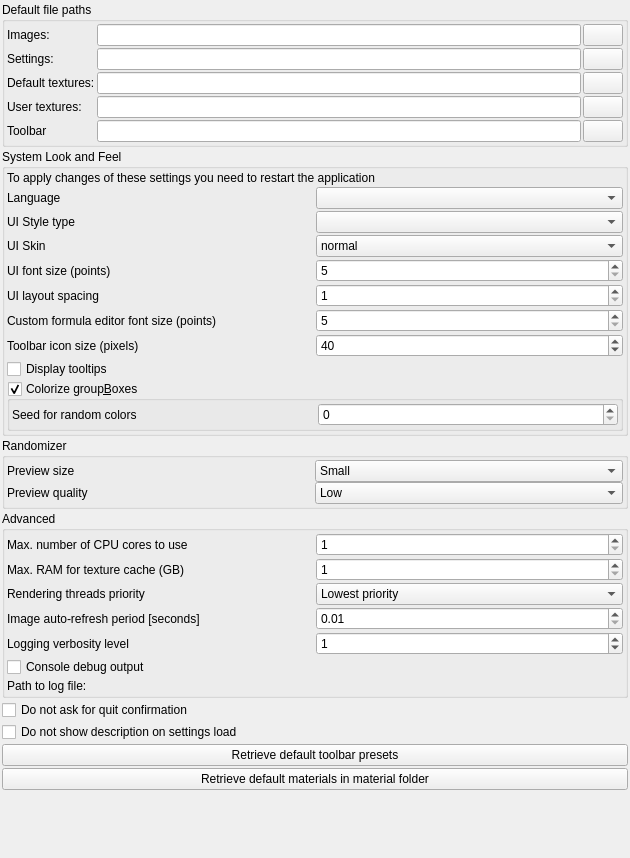
         <widget class="QWidget" name="scrollAreaWidgetContents_general">
          <property name="geometry">
           <rect>
            <x>0</x>
            <y>0</y>
            <width>630</width>
            <height>858</height>
           </rect>
          </property>
          <layout class="QVBoxLayout" name="verticalLayout_general">
           <property name="spacing">
            <number>2</number>
           </property>
           <property name="leftMargin">
            <number>2</number>
           </property>
           <property name="topMargin">
            <number>2</number>
           </property>
           <property name="rightMargin">
            <number>2</number>
           </property>
           <property name="bottomMargin">
            <number>2</number>
           </property>
           <item>
            <widget class="QGroupBox" name="groupBox_file_paths">
             <property name="title">
              <string>Default file paths</string>
             </property>
             <layout class="QVBoxLayout" name="verticalLayout_3">
              <property name="spacing">
               <number>2</number>
              </property>
              <property name="leftMargin">
               <number>2</number>
              </property>
              <property name="topMargin">
               <number>2</number>
              </property>
              <property name="rightMargin">
               <number>2</number>
              </property>
              <property name="bottomMargin">
               <number>2</number>
              </property>
              <item>
               <layout class="QGridLayout" name="gridLayout_file_paths">
                <property name="spacing">
                 <number>2</number>
                </property>
                <item row="2" column="2">
                 <widget class="MyLineEdit" name="text_default_textures_path"/>
                </item>
                <item row="1" column="0">
                 <widget class="QLabel" name="label_settings_path">
                  <property name="text">
                   <string>Settings:</string>
                  </property>
                 </widget>
                </item>
                <item row="4" column="2">
                 <widget class="MyLineEdit" name="text_toolbar_path"/>
                </item>
                <item row="0" column="0">
                 <widget class="QLabel" name="label_image_path">
                  <property name="text">
                   <string>Images:</string>
                  </property>
                 </widget>
                </item>
                <item row="1" column="2">
                 <widget class="MyLineEdit" name="text_default_settings_path"/>
                </item>
                <item row="2" column="0">
                 <widget class="QLabel" name="label_textures_path">
                  <property name="text">
                   <string>Default textures:</string>
                  </property>
                 </widget>
                </item>
                <item row="4" column="0">
                 <widget class="QLabel" name="label_textures_path_2">
                  <property name="text">
                   <string>Toolbar</string>
                  </property>
                 </widget>
                </item>
                <item row="2" column="3">
                 <widget class="QPushButton" name="pushButton_select_textures_path">
                  <property name="text">
                   <string/>
                  </property>
                  <property name="icon">
                   <iconset theme="folder" resource="icons.qrc">
                    <normaloff>:/system/icons/folder.svg</normaloff>:/system/icons/folder.svg</iconset>
                  </property>
                 </widget>
                </item>
                <item row="3" column="0">
                 <widget class="QLabel" name="label_textures_path_3">
                  <property name="text">
                   <string>User textures:</string>
                  </property>
                 </widget>
                </item>
                <item row="0" column="2">
                 <widget class="MyLineEdit" name="text_default_image_path"/>
                </item>
                <item row="0" column="3">
                 <widget class="QPushButton" name="pushButton_select_image_path">
                  <property name="text">
                   <string/>
                  </property>
                  <property name="icon">
                   <iconset theme="folder" resource="icons.qrc">
                    <normaloff>:/system/icons/folder.svg</normaloff>:/system/icons/folder.svg</iconset>
                  </property>
                 </widget>
                </item>
                <item row="4" column="3">
                 <widget class="QPushButton" name="pushButton_select_toolbar_path">
                  <property name="text">
                   <string/>
                  </property>
                  <property name="icon">
                   <iconset theme="folder" resource="icons.qrc">
                    <normaloff>:/system/icons/folder.svg</normaloff>:/system/icons/folder.svg</iconset>
                  </property>
                 </widget>
                </item>
                <item row="1" column="3">
                 <widget class="QPushButton" name="pushButton_select_settings_path">
                  <property name="text">
                   <string/>
                  </property>
                  <property name="icon">
                   <iconset theme="folder" resource="icons.qrc">
                    <normaloff>:/system/icons/folder.svg</normaloff>:/system/icons/folder.svg</iconset>
                  </property>
                 </widget>
                </item>
                <item row="3" column="2">
                 <widget class="MyLineEdit" name="text_default_user_textures_path"/>
                </item>
                <item row="3" column="3">
                 <widget class="QPushButton" name="pushButton_select_user_textures_path">
                  <property name="text">
                   <string/>
                  </property>
                  <property name="icon">
                   <iconset theme="folder" resource="icons.qrc">
                    <normaloff>:/system/icons/folder.svg</normaloff>:/system/icons/folder.svg</iconset>
                  </property>
                 </widget>
                </item>
               </layout>
              </item>
             </layout>
            </widget>
           </item>
           <item>
            <widget class="QGroupBox" name="groupBox_system_look_and_feel">
             <property name="title">
              <string>System Look and Feel</string>
             </property>
             <layout class="QVBoxLayout" name="verticalLayout_5">
              <property name="spacing">
               <number>2</number>
              </property>
              <property name="leftMargin">
               <number>2</number>
              </property>
              <property name="topMargin">
               <number>2</number>
              </property>
              <property name="rightMargin">
               <number>2</number>
              </property>
              <property name="bottomMargin">
               <number>2</number>
              </property>
              <item>
               <widget class="QLabel" name="label">
                <property name="text">
                 <string>To apply changes of these settings you need to restart the application</string>
                </property>
               </widget>
              </item>
              <item>
               <layout class="QGridLayout" name="gridLayout_system_look_and_feel">
                <property name="spacing">
                 <number>2</number>
                </property>
                <item row="2" column="1">
                 <widget class="MyComboBox" name="comboBox_ui_skin">
                  <item>
                   <property name="text">
                    <string>normal</string>
                   </property>
                  </item>
                  <item>
                   <property name="text">
                    <string>dark</string>
                   </property>
                  </item>
                  <item>
                   <property name="text">
                    <string>light</string>
                   </property>
                  </item>
                  <item>
                   <property name="text">
                    <string>space light</string>
                   </property>
                  </item>
                  <item>
                   <property name="text">
                    <string>space dark</string>
                   </property>
                  </item>
                  <item>
                   <property name="text">
                    <string>space dark green</string>
                   </property>
                  </item>
                  <item>
                   <property name="text">
                    <string>space dark blue</string>
                   </property>
                  </item>
                  <item>
                   <property name="text">
                    <string>space dark red</string>
                   </property>
                  </item>
                  <item>
                   <property name="text">
                    <string>3x3lion</string>
                   </property>
                  </item>
                 </widget>
                </item>
                <item row="3" column="1">
                 <widget class="MySpinBox" name="spinboxInt_ui_font_size">
                  <property name="minimum">
                   <number>5</number>
                  </property>
                  <property name="maximum">
                   <number>50</number>
                  </property>
                 </widget>
                </item>
                <item row="0" column="1">
                 <widget class="QComboBox" name="comboboxLanguage">
                  <property name="toolTip">
                   <string>&lt;html&gt;&lt;head/&gt;&lt;body&gt;&lt;p&gt;Language of application texts.&lt;/p&gt;&lt;p&gt;You need to restart application to apply changes.&lt;/p&gt;&lt;/body&gt;&lt;/html&gt;</string>
                  </property>
                 </widget>
                </item>
                <item row="6" column="0">
                 <widget class="QLabel" name="label_toolbar_icon_size">
                  <property name="text">
                   <string>Toolbar icon size (pixels)</string>
                  </property>
                 </widget>
                </item>
                <item row="1" column="1">
                 <widget class="MyComboBox" name="comboBox_ui_style_type"/>
                </item>
                <item row="6" column="1">
                 <widget class="MySpinBox" name="spinboxInt_toolbar_icon_size">
                  <property name="minimum">
                   <number>20</number>
                  </property>
                  <property name="maximum">
                   <number>400</number>
                  </property>
                  <property name="value">
                   <number>40</number>
                  </property>
                 </widget>
                </item>
                <item row="1" column="0">
                 <widget class="QLabel" name="label_6">
                  <property name="text">
                   <string>UI Style type</string>
                  </property>
                 </widget>
                </item>
                <item row="3" column="0">
                 <widget class="QLabel" name="label_7">
                  <property name="text">
                   <string>UI font size (points)</string>
                  </property>
                 </widget>
                </item>
                <item row="2" column="0">
                 <widget class="QLabel" name="label_4">
                  <property name="text">
                   <string>UI Skin</string>
                  </property>
                 </widget>
                </item>
                <item row="5" column="0">
                 <widget class="QLabel" name="label_19">
                  <property name="text">
                   <string>Custom formula editor font size (points)</string>
                  </property>
                  <property name="wordWrap">
                   <bool>true</bool>
                  </property>
                 </widget>
                </item>
                <item row="8" column="0" colspan="2">
                 <widget class="MyGroupBox" name="groupCheck_ui_colorize">
                  <property name="title">
                   <string>Colorize group&amp;Boxes</string>
                  </property>
                  <property name="checkable">
                   <bool>true</bool>
                  </property>
                  <layout class="QVBoxLayout" name="verticalLayout_2">
                   <property name="leftMargin">
                    <number>2</number>
                   </property>
                   <property name="topMargin">
                    <number>2</number>
                   </property>
                   <property name="rightMargin">
                    <number>2</number>
                   </property>
                   <property name="bottomMargin">
                    <number>2</number>
                   </property>
                   <item>
                    <layout class="QGridLayout" name="gridLayout_3">
                     <item row="0" column="0">
                      <widget class="QLabel" name="label_16">
                       <property name="text">
                        <string>Seed for random colors</string>
                       </property>
                      </widget>
                     </item>
                     <item row="0" column="1">
                      <widget class="MySpinBox" name="spinboxInt_ui_colorize_random_seed">
                       <property name="minimum">
                        <number>0</number>
                       </property>
                       <property name="maximum">
                        <number>65535</number>
                       </property>
                       <property name="value">
                        <number>0</number>
                       </property>
                      </widget>
                     </item>
                    </layout>
                   </item>
                  </layout>
                 </widget>
                </item>
                <item row="5" column="1">
                 <widget class="MySpinBox" name="spinboxInt_custom_formula_font_size">
                  <property name="minimum">
                   <number>5</number>
                  </property>
                  <property name="maximum">
                   <number>50</number>
                  </property>
                 </widget>
                </item>
                <item row="0" column="0">
                 <widget class="QLabel" name="label_11">
                  <property name="text">
                   <string>Language</string>
                  </property>
                 </widget>
                </item>
                <item row="7" column="0" colspan="2">
                 <widget class="MyCheckBox" name="checkBox_display_tooltips">
                  <property name="text">
                   <string>Display tooltips</string>
                  </property>
                 </widget>
                </item>
                <item row="4" column="1">
                 <widget class="MySpinBox" name="spinboxInt_ui_layout_spacing">
                  <property name="minimum">
                   <number>1</number>
                  </property>
                  <property name="maximum">
                   <number>50</number>
                  </property>
                 </widget>
                </item>
                <item row="4" column="0">
                 <widget class="QLabel" name="label_37">
                  <property name="text">
                   <string>UI layout spacing</string>
                  </property>
                 </widget>
                </item>
               </layout>
              </item>
             </layout>
            </widget>
           </item>
           <item>
            <widget class="QGroupBox" name="groupBox">
             <property name="title">
              <string>Randomizer</string>
             </property>
             <layout class="QVBoxLayout" name="verticalLayout_11">
              <property name="leftMargin">
               <number>2</number>
              </property>
              <property name="topMargin">
               <number>2</number>
              </property>
              <property name="rightMargin">
               <number>2</number>
              </property>
              <property name="bottomMargin">
               <number>2</number>
              </property>
              <item>
               <layout class="QGridLayout" name="gridLayout_5">
                <property name="spacing">
                 <number>0</number>
                </property>
                <item row="0" column="1">
                 <widget class="MyComboBox" name="comboBox_randomizer_preview_size">
                  <item>
                   <property name="text">
                    <string>Small</string>
                   </property>
                  </item>
                  <item>
                   <property name="text">
                    <string>Medium</string>
                   </property>
                  </item>
                  <item>
                   <property name="text">
                    <string>Big</string>
                   </property>
                  </item>
                 </widget>
                </item>
                <item row="0" column="0">
                 <widget class="QLabel" name="label_17">
                  <property name="text">
                   <string>Preview size</string>
                  </property>
                 </widget>
                </item>
                <item row="1" column="0">
                 <widget class="QLabel" name="label_18">
                  <property name="text">
                   <string>Preview quality</string>
                  </property>
                 </widget>
                </item>
                <item row="1" column="1">
                 <widget class="MyComboBox" name="comboBox_randomizer_preview_quality">
                  <item>
                   <property name="text">
                    <string>Low</string>
                   </property>
                  </item>
                  <item>
                   <property name="text">
                    <string>Medium</string>
                   </property>
                  </item>
                  <item>
                   <property name="text">
                    <string>High</string>
                   </property>
                  </item>
                 </widget>
                </item>
               </layout>
              </item>
             </layout>
            </widget>
           </item>
           <item>
            <widget class="QGroupBox" name="groupBox_system_look_and_feel_2">
             <property name="title">
              <string>Advanced</string>
             </property>
             <layout class="QVBoxLayout" name="verticalLayout_9">
              <property name="spacing">
               <number>2</number>
              </property>
              <property name="leftMargin">
               <number>2</number>
              </property>
              <property name="topMargin">
               <number>2</number>
              </property>
              <property name="rightMargin">
               <number>2</number>
              </property>
              <property name="bottomMargin">
               <number>2</number>
              </property>
              <item>
               <layout class="QGridLayout" name="gridLayout">
                <property name="topMargin">
                 <number>0</number>
                </property>
                <property name="spacing">
                 <number>2</number>
                </property>
                <item row="0" column="0">
                 <widget class="QLabel" name="label_14">
                  <property name="text">
                   <string>Max. number of CPU cores to use</string>
                  </property>
                 </widget>
                </item>
                <item row="0" column="1">
                 <widget class="MySpinBox" name="spinboxInt_limit_CPU_cores">
                  <property name="minimum">
                   <number>1</number>
                  </property>
                  <property name="maximum">
                   <number>1000</number>
                  </property>
                 </widget>
                </item>
                <item row="1" column="0">
                 <widget class="QLabel" name="label_20">
                  <property name="text">
                   <string>Max. RAM for texture cache (GB)</string>
                  </property>
                 </widget>
                </item>
                <item row="1" column="1">
                 <widget class="MySpinBox" name="spinboxInt_maximum_texture_cache_size">
                  <property name="minimum">
                   <number>1</number>
                  </property>
                  <property name="maximum">
                   <number>1024</number>
                  </property>
                  <property name="singleStep">
                   <number>1</number>
                  </property>
                 </widget>
                </item>
               </layout>
              </item>
              <item>
               <layout class="QGridLayout" name="gridLayout_system_look_and_feel_2">
                <property name="spacing">
                 <number>2</number>
                </property>
                <item row="2" column="0">
                 <widget class="QLabel" name="label_13">
                  <property name="text">
                   <string>Logging verbosity level</string>
                  </property>
                 </widget>
                </item>
                <item row="0" column="1">
                 <widget class="MyComboBox" name="comboBox_threads_priority">
                  <property name="frame">
                   <bool>true</bool>
                  </property>
                  <item>
                   <property name="text">
                    <string>Lowest priority</string>
                   </property>
                  </item>
                  <item>
                   <property name="text">
                    <string>Low priority</string>
                   </property>
                  </item>
                  <item>
                   <property name="text">
                    <string>Normal priority</string>
                   </property>
                  </item>
                  <item>
                   <property name="text">
                    <string>High priority</string>
                   </property>
                  </item>
                 </widget>
                </item>
                <item row="1" column="1">
                 <widget class="MyDoubleSpinBox" name="spinbox_auto_refresh_period">
                  <property name="sizePolicy">
                   <sizepolicy hsizetype="Minimum" vsizetype="Maximum">
                    <horstretch>0</horstretch>
                    <verstretch>0</verstretch>
                   </sizepolicy>
                  </property>
                  <property name="toolTip">
                   <string>&lt;html&gt;&lt;head/&gt;&lt;body&gt;&lt;p&gt;Multiplies fractal c constant by this value.&lt;/p&gt;&lt;/body&gt;&lt;/html&gt;</string>
                  </property>
                  <property name="prefix">
                   <string/>
                  </property>
                  <property name="suffix">
                   <string/>
                  </property>
                  <property name="decimals">
                   <number>2</number>
                  </property>
                  <property name="minimum">
                   <double>0.010000000000000</double>
                  </property>
                  <property name="maximum">
                   <double>100.000000000000000</double>
                  </property>
                  <property name="singleStep">
                   <double>0.100000000000000</double>
                  </property>
                 </widget>
                </item>
                <item row="1" column="0">
                 <widget class="QLabel" name="label_15">
                  <property name="text">
                   <string>Image auto-refresh period [seconds]</string>
                  </property>
                 </widget>
                </item>
                <item row="0" column="0">
                 <widget class="QLabel" name="label_threads_priority">
                  <property name="text">
                   <string>Rendering threads priority</string>
                  </property>
                 </widget>
                </item>
                <item row="2" column="1">
                 <widget class="MySpinBox" name="spinboxInt_logging_verbosity">
                  <property name="minimum">
                   <number>0</number>
                  </property>
                  <property name="maximum">
                   <number>3</number>
                  </property>
                  <property name="value">
                   <number>1</number>
                  </property>
                 </widget>
                </item>
                <item row="3" column="0" colspan="2">
                 <widget class="MyCheckBox" name="checkBox_console_output_enable">
                  <property name="text">
                   <string>Console debug output</string>
                  </property>
                 </widget>
                </item>
               </layout>
              </item>
              <item>
               <widget class="QLabel" name="label_path_to_logfile">
                <property name="text">
                 <string>Path to log file:</string>
                </property>
                <property name="wordWrap">
                 <bool>true</bool>
                </property>
               </widget>
              </item>
             </layout>
            </widget>
           </item>
           <item>
            <widget class="MyCheckBox" name="checkBox_quit_do_not_ask_again">
             <property name="text">
              <string>Do not ask for quit confirmation</string>
             </property>
            </widget>
           </item>
           <item>
            <widget class="MyCheckBox" name="checkBox_description_popup_do_not_show_again">
             <property name="text">
              <string>Do not show description on settings load</string>
             </property>
            </widget>
           </item>
           <item>
            <widget class="QPushButton" name="pushButton_retrieve_toolbar">
             <property name="text">
              <string>Retrieve default toolbar presets</string>
             </property>
            </widget>
           </item>
           <item>
            <widget class="QPushButton" name="pushButton_retrieve_materials">
             <property name="text">
              <string>Retrieve default materials in material folder</string>
             </property>
            </widget>
           </item>
           <item>
            <spacer name="verticalSpacer">
             <property name="orientation">
              <enum>Qt::Vertical</enum>
             </property>
             <property name="sizeHint" stdset="0">
              <size>
               <width>20</width>
               <height>40</height>
              </size>
             </property>
            </spacer>
           </item>
          </layout>
         </widget>
